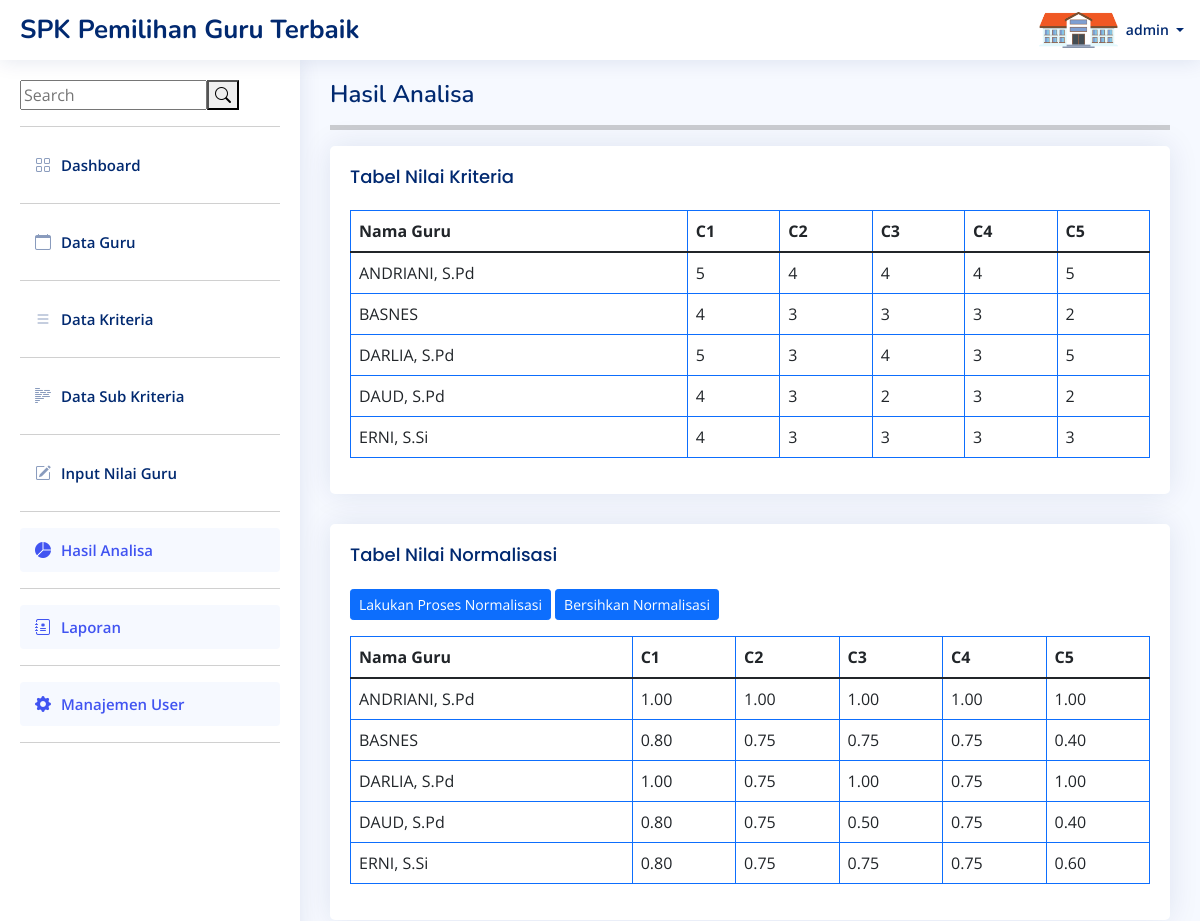
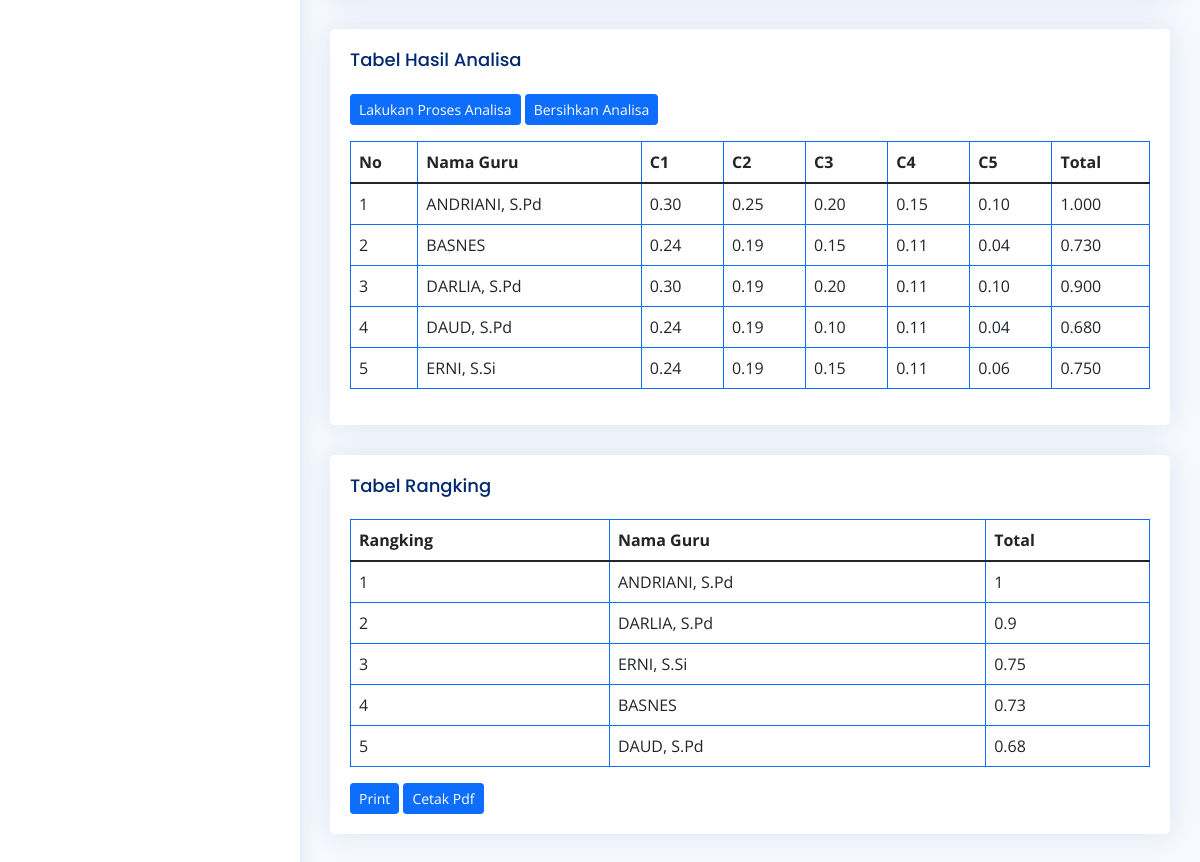
Page /hasil.php (signed in) on the committed database (2 pictures, top to bottom).
### tables this page shows
CREATE TABLE `guru` (
  `id_guru` int(11) NOT NULL,
  `nama_guru` varchar(100) NOT NULL,
  `nip` varchar(50) NOT NULL,
  `jabatan` varchar(120) NOT NULL
);

CREATE TABLE `rangking` (
  `id_rangking` int(11) NOT NULL,
  `id_guru` int(11) NOT NULL,
  `nilai_rangking` varchar(10) NOT NULL
);

### hasil.php (the view, shortened to what this page needs)
<?php
include("template/headers.php");
$query = "SELECT DISTINCT kd_kriteria,kriteria.nama_kriteria FROM nilai,kriteria WHERE nilai.id_kriteria=kriteria.id_kriteria";
$result = mysqli_query($con,$query);
$query2   = "SELECT * FROM guru";
$result2  = mysqli_query($con,$query2);
?>
  <main id="main" class="main">
    <div class="pagetitle">
      <h1>Hasil Analisa</h1>
      <hr style="height:5px;">
    </div>
    <section>
    <div class="card">
            <div class="card-body">
              <h5 class="card-title">Tabel Nilai Kriteria</h5>
              <table class="table table-bordered border-primary">
                <thead>
                  <tr>
                    <th scope="col">Nama Guru</th>
                    <?php
                    foreach($result as $row){
                    ?>
                    <th scope="col"><?= $row['kd_kriteria']; ?></th>
                    <?php } ?>
                  </tr>
                </thead>
                <tbody>
                  <?php foreach($result2 as $rw): ?>
                  <tr>
                    <td scope="row"><?= $rw['nama_guru'];?></td>
                    <?php
                    $id = $rw['id_guru'];
                    $qry = "SELECT DISTINCT kriteria.nama_kriteria,nilai.nilai FROM nilai,kriteria WHERE nilai.id_kriteria=kriteria.id_kriteria AND nilai.id_guru='$id'";
                    $res = mysqli_query($con,$qry);
                      foreach($res as $rr){ ?>
                      <td><?= $rr['nilai']; ?></td>
                      <?php } ?>
                  </tr>
                  <?php endforeach; ?>
                </tbody>
              </table>
            </div>
          </div>
          <div class="card">
            <div class="card-body">
              <h5 class="card-title">Tabel Nilai Normalisasi</h5>
              <table class="table table-bordered border-primary">
                <p>
                  <a href="nilai_normalisasi.php" class="btn btn-primary btn-sm" >Lakukan Proses Normalisasi</a>
                  <a href="hapus_normalisasi.php" class="btn btn-primary btn-sm">Bersihkan Normalisasi</a>
                </p>
                <thead>
                  <tr>
                    <th scope="col">Nama Guru</th>
                    <?php
                    foreach($result as $row){
                    ?>
                    <th scope="col"><?= $row['kd_kriteria']; ?></th>
                    <?php } ?>
                  </tr>
                </thead>
                <tbody>
                  <?php foreach($result2 as $rw): ?>
                  <tr>
                    <td scope="row"><?= $rw['nama_guru'];?></td>
                    <?php
                    $id = $rw['id_guru'];
                    $qry = "SELECT DISTINCT kriteria.nama_kriteria,normalisasi.nilai_normalisasi FROM normalisasi,kriteria WHERE normalisasi.id_kriteria=kriteria.id_kriteria AND normalisasi.id_guru='$id'";
                    $res = mysqli_query($con,$qry);
                      foreach($res as $rr){
                        ?>
                      <td><?= $rr['nilai_normalisasi']; ?></td>
                      <?php } ?>
                  </tr>
                  <?php endforeach; ?>
                </tbody>
              </table>
            </div>
          </div>
          <div class="card">
            <div class="card-body">
              <h5 class="card-title analisa">Tabel Hasil Analisa</h5>
              <table class="table table-bordered border-primary">
                <p>
                  <a href="nilai_analisa.php" class="btn btn-primary btn-sm" >Lakukan Proses Analisa</a>
                  <a href="hapus_analisa.php" class="btn btn-primary btn-sm">Bersihkan Analisa</a>
                </p>
                <thead>
                  <tr>
                    <th scope="col">No</th>
                    <th scope="col">Nama Guru</th>
                    <?php
                    foreach($result as $row){
                    ?>
                    <th scope="col"><?= $row['kd_kriteria']; ?></th>
                    <?php } ?>
                    <th scope="col">Total</th>
                  </tr>
                </thead>
                <tbody>
                  <?php $no=1; foreach($result2 as $ra): ?>
                  <tr>
                    <td><?= $no++;?></td>
                    <td scope="row"><?= $ra['nama_guru'];?></td>
                    <?php
                    $id = $ra['id_guru'];
                    $qry = "SELECT DISTINCT kriteria.nama_kriteria,perhitungan.nilai_perhitungan FROM perhitungan,kriteria WHERE perhitungan.id_kriteria=kriteria.id_kriteria AND perhitungan.id_guru='$id'";
                    $res = mysqli_query($con,$qry);
                      foreach($res as $rr){ ?>
                      <td><?= number_format($rr['nilai_perhitungan'],2); ?></td>
                      <?php } ?>
                      <td>
                       <?php
                    $qry2 = "SELECT id_guru,id_kriteria,SUM(perhitungan.nilai_perhitungan) as total FROM perhitungan WHERE id_guru='$id' ";
                    $ck = mysqli_query($con,$qry2);
                        foreach($ck as $cek){
                        echo number_format($cek['total'],3);
                      }
                      ?>
                      </td>
                    </tr>
                    <?php endforeach; ?>
                </tbody>
              </table>
            </div>
          </div>
          <div class="card">
            <div class="card-body">
              <h5 class="card-title">Tabel Rangking</h5>
              <table class="table table-bordered border-primary">
                <thead>
                  <tr>
                    <th scope="col">Rangking</th>
                    <th scope="col">Nama Guru</th>
                    <th scope="col">Total</th>
                  </tr>
                </thead>
                <tbody>
                  <?php
                  $no=1;
                  $query3 = "SELECT * FROM rangking INNER JOIN guru WHERE rangking.id_guru=guru.id_guru ORDER BY nilai_rangking DESC";
                  $r = mysqli_query($con, $query3);
                      foreach($r as $rw):
                  ?>
                  <tr>
                    <td><?=$no++; ?></td>
                        <td><?= $rw['nama_guru']; ?></td>
                        <td><?= round($rw['nilai_rangking'],3); ?></td>
                  </tr>
                  <?php endforeach; ?>
                </tbody>
              </table>
              <button class="btn btn-primary btn-sm" id="cetak" onclick="print_page()">Print</button>
              <a href="laporan.php" target="_BLANK" class="btn btn-primary btn-sm">Cetak Pdf</a>
            </div>
          </div>
        </section>
  </main>
</body>
</html>

### assets/css/style.css (style rules this page uses)
:root { scroll-behavior: smooth; }
body { font-family: "Open Sans", sans-serif; background: #f6f9ff; color: #444444; }
a { color: #4154f1; text-decoration: none; }
h1, h2, h3, h4, h5, h6 { font-family: "Nunito", sans-serif; }
#main { margin-top: 60px; padding: 20px 30px; transition: all 0.3s; }
.pagetitle { margin-bottom: 10px; }
.pagetitle h1 { font-size: 24px; margin-bottom: 0; font-weight: 600; color: #012970; }
.card { margin-bottom: 30px; border: none; border-radius: 5px; box-shadow: 0px 0 30px rgba(1, 41, 112, 0.1); overflow: hidden; }
.card-title { padding: 20px 0 15px 0; font-size: 18px; font-weight: 500; color: #012970; font-family: "Poppins", sans-serif; }
.card-body { padding: 0 20px 20px 20px; }
@media (min-width: 1200px) { #main, #footer { margin-left: 300px; } }

### rows in the picture
guru: nama_guru "ANDRIANI, S.Pd", nilai "5", nilai "4", nilai_normalisasi "1.00", nilai_perhitungan "0.30", nilai_perhitungan "0.25", nilai_perhitungan "0.20", nilai_perhitungan "0.15", nilai_perhitungan "0.10", total "1.000"
guru: nama_guru "BASNES", nilai "4", nilai "3", nilai "2", nilai_normalisasi "0.80", nilai_normalisasi "0.75", nilai_normalisasi "0.40", nilai_perhitungan "0.24", nilai_perhitungan "0.19", nilai_perhitungan "0.15", nilai_perhitungan "0.11", nilai_perhitungan "0.04", total "0.730"
guru: nama_guru "DARLIA, S.Pd", nilai "5", nilai "3", nilai "4", nilai_normalisasi "1.00", nilai_normalisasi "0.75", nilai_perhitungan "0.30", nilai_perhitungan "0.19", nilai_perhitungan "0.20", nilai_perhitungan "0.11", nilai_perhitungan "0.10", total "0.900"
guru: nama_guru "DAUD, S.Pd", nilai "4", nilai "3", nilai "2", nilai_normalisasi "0.80", nilai_normalisasi "0.75", nilai_normalisasi "0.50", nilai_normalisasi "0.40", nilai_perhitungan "0.24", nilai_perhitungan "0.19", nilai_perhitungan "0.10", nilai_perhitungan "0.11", nilai_perhitungan "0.04", total "0.680"
guru: nama_guru "ERNI, S.Si", nilai "4", nilai "3", nilai_normalisasi "0.80", nilai_normalisasi "0.75", nilai_normalisasi "0.60", nilai_perhitungan "0.24", nilai_perhitungan "0.19", nilai_perhitungan "0.15", nilai_perhitungan "0.11", nilai_perhitungan "0.06", total "0.750"
rangking: id_guru.nama_guru "ANDRIANI, S.Pd", nilai_rangking "1"
rangking: id_guru.nama_guru "DARLIA, S.Pd", nilai_rangking "0.9"
rangking: id_guru.nama_guru "ERNI, S.Si", nilai_rangking "0.75"
rangking: id_guru.nama_guru "BASNES", nilai_rangking "0.73"
rangking: id_guru.nama_guru "DAUD, S.Pd", nilai_rangking "0.68"

### other values in the picture
$_SESSION['username'] "admin"
$row['kd_kriteria'] "C1"
$row['kd_kriteria'] "C2"
$row['kd_kriteria'] "C3"
$row['kd_kriteria'] "C4"
$row['kd_kriteria'] "C5"
